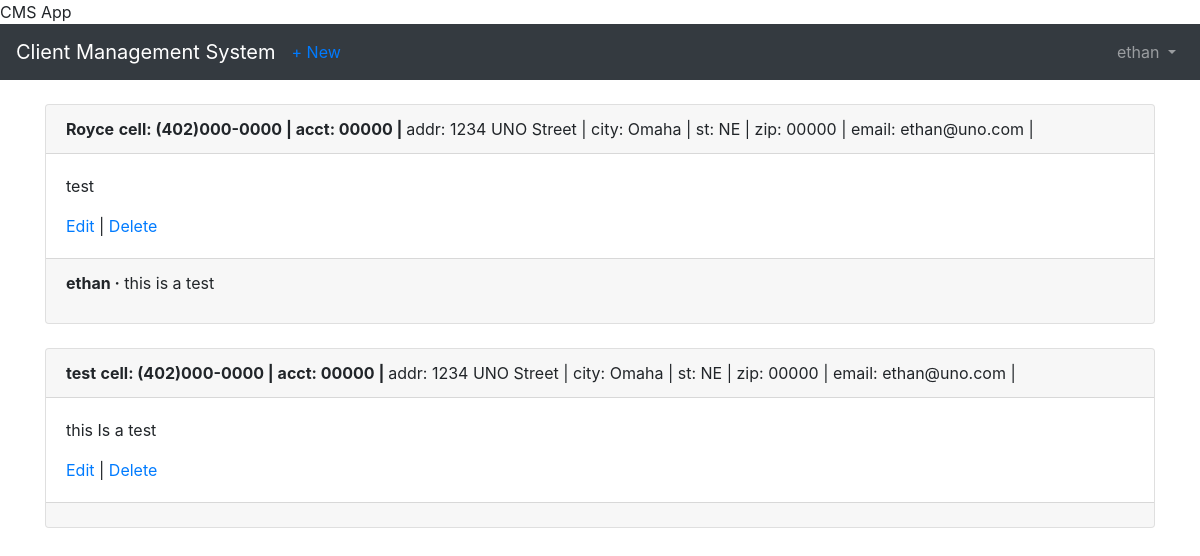
Page /clients/ (signed in) on the committed database.
### users/models.py (models this page shows)
class CustomUser(AbstractUser):
    department = models.CharField(max_length=50, default=' ', null=True, blank=True)
    employee_cell_phone = models.CharField (max_length=50, default=' ', null=True, blank=True)

### clients/models.py (models this page shows, shortened)
class Client(models.Model):
    name = models.CharField(max_length=50,blank=False, null=False, default=' ')
    address = models.CharField(max_length=50, blank=True, null=True,default=' ')
    city = models.CharField(max_length=50, default=' ')
    state = models.CharField(max_length=50, default='NE')
    zipcode = models.CharField(max_length=10, default='00000')
    email = models.EmailField(max_length=100, default=' ')
    cell_phone = models.CharField(max_length=50,default='(402)000-0000')
    acct_number = models.CharField(max_length=50,blank=True, null=True, default='00000')
    notes = models.TextField()
    date = models.DateTimeField(auto_now_add=True)
    author = models.ForeignKey(
        get_user_model(),
        on_delete=models.CASCADE,
    )

class Comment(models.Model):
    client = models.ForeignKey(
        Client,
        on_delete=models.CASCADE,
        related_name='comments',
    )
    comment = models.CharField(max_length=140)
    author = models.ForeignKey(
        get_user_model(),
        on_delete=models.CASCADE,
    )
    def __str__(self):
        return self.comment

### clients/views.py (the view)
# urls.py: path('', ClientListView.as_view(), name='client_list'),
class ClientListView(LoginRequiredMixin,ListView):
    model = Client
    template_name = 'client_list.html'

### templates/client_list.html (shortened to what this page needs)
{% extends 'base.html' %}
{% block content %}
  {% for client in object_list %}
    <div class="card">
      <div class="card-header">
        <span class="font-weight-bold">{{ client.name }}</span>
        <span class="font-weight-bold">cell: {{ client.cell_phone }} | </span>
        <span class="font-weight-bold">acct: {{ client.acct_number }} | </span>
        <span class="font-muted">addr: {{ client.address }} | </span>
        <span class="font-muted-">city: {{ client.city }} | </span>
        <span class="font-muted">st: {{ client.state }} | </span>
        <span class="font-muted">zip: {{ client.zipcode }} | </span>
        <span class="font-muted">email: {{ client.email }} | </span>
      </div>
      <div class="card-body">
        <p>{{ client.notes }}</p>
        <a href="{% url 'client_edit' client.pk %}">Edit</a> |
        <a href="{% url 'client_delete' client.pk %}">Delete</a>
      </div>
      <div class="card-footer">
        {% for comment in client.comments.all %}
          <p>
            <span class="font-weight-bold">{{ comment.author }} &middot;</span>
            {{ comment }}
          </p>
        {% endfor %}
      </div>
    </div>
    <br />
  {% endfor %}
{% endblock content %}

### templates/base.html (shortened to what this page needs)
<!doctype html>
<html lang="en">
  <head>
    <link rel="stylesheet" href="https://stackpath.bootstrapcdn.com/bootstrap/4.1.3/css/bootstrap.min.css">
    <name>{% block name %}CMS App{% endblock name %}</name>
  </head>
  <body>
    <nav class="navbar navbar-expand-md navbar-dark bg-dark mb-4">
      <a class="navbar-brand" href="{% url 'home' %}">Client Management System</a>
      {% if user.is_authenticated %}
        <ul class="navbar-nav mr-auto">
          <li class="nav-item"><a href="{% url 'client_new' %}">+ New</a></li>
        </ul>
      {% endif %}
      <div class="collapse navbar-collapse" id="navbarCollapse">
        {% if user.is_authenticated %}
          <ul class="navbar-nav ml-auto">
            <li class="nav-item">
              <a class="nav-link dropdown-toggle" href="#" id="userMenu"\
              data-toggle="dropdown" aria-haspopup="true" aria-expanded\
              ="false">
                {{ user.username }}
              </a>
            </li>
          </ul>
        {% endif %}
      </div>
    </nav>
    <div class="container">
      {% block content %}
      {% endblock content %}
    </div>
  </body>

### rows in the picture
CustomUser: username "ethan"
Client: name "Royce", cell_phone "(402)000-0000", acct_number "00000", address "1234 UNO Street", city "Omaha", state "NE", zipcode "00000", email "ethan@uno.com", notes "test"
Comment: author "ethan", comment "this is a test"
Client: name "test", cell_phone "(402)000-0000", acct_number "00000", address "1234 UNO Street", city "Omaha", state "NE", zipcode "00000", email "ethan@uno.com", notes "this Is a test"
